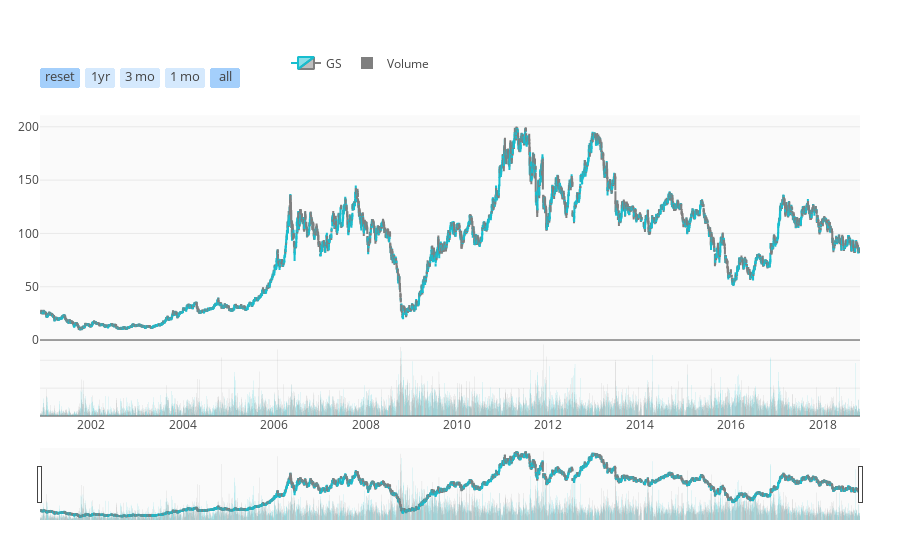

The code cell stored with this chart in its notebook:
### Markdown cell above
# Wykres swiecowy dla akcji KGHM

### Code cell
fig = py.get_figure("https://plot.ly/~Moribund7/4/")
iplot(fig)

### Figure 1 — Plotly figure (JSON) as saved in the notebook; plotly's stock layout.template omitted (floating-point values rounded to 4 significant figures; data arrays with more than 128 entries replaced by an {"elided": "..."} marker saying what was removed)
{"data": [{"close": {"elided": "6553 float values"}, "closesrc": "Moribund7:5:afd007", "decreasing": {"line": {"color": "#7F7F7F"}}, "high": {"elided": "6553 float values"}, "highsrc": "Moribund7:5:cae03a", "increasing": {"line": {"color": "#17BECF"}}, "low": {"elided": "6553 float values"}, "lowsrc": "Moribund7:5:130f86", "name": "GS", "open": {"elided": "6553 float values"}, "opensrc": "Moribund7:5:1f8c53", "type": "candlestick", "uid": "9837879b-bd6b-4707-80aa-e383e0fe3bc3", "x": {"elided": "6553 str values"}, "xsrc": "Moribund7:5:7b9656", "yaxis": "y2"}, {"marker": {"color": {"elided": "6553 str values"}, "colorsrc": "Moribund7:5:de72f2"}, "name": "Volume", "type": "bar", "uid": "4817b8a6-a2c4-456f-8ff6-43f8820abb7f", "x": {"elided": "6553 str values"}, "xsrc": "Moribund7:5:7b9656", "y": {"elided": "6553 int values"}, "yaxis": "y", "ysrc": "Moribund7:5:947517"}], "layout": {"legend": {"orientation": "h", "x": 0.3, "y": 0.9, "yanchor": "bottom"}, "margin": {"b": 40, "l": 40, "r": 40, "t": 40}, "plot_bgcolor": "rgb(250, 250, 250)", "xaxis": {"rangeselector": {"bgcolor": "rgba(150, 200, 250, 0.4)", "buttons": [{"count": 1, "label": "reset", "step": "all"}, {"count": 1, "label": "1yr", "step": "year", "stepmode": "backward"}, {"count": 3, "label": "3 mo", "step": "month", "stepmode": "backward"}, {"count": 1, "label": "1 mo", "step": "month", "stepmode": "backward"}, {"step": "all"}], "font": {"size": 13}, "visible": true, "x": 0, "y": 0.9}}, "yaxis": {"domain": [0, 0.2], "showticklabels": false}, "yaxis2": {"domain": [0.2, 0.8]}}}
